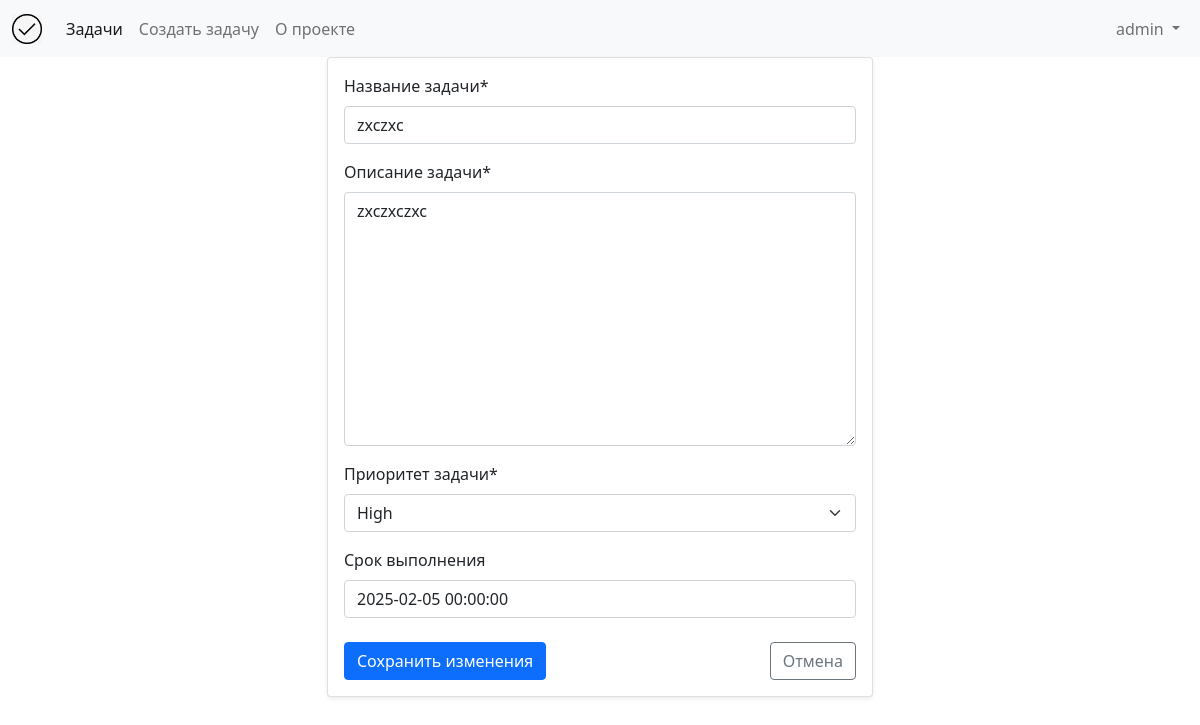
Page /tasks/21/edit/ (signed in) on the committed database.
### tasks/models.py (models this page shows, shortened)
class Task(models.Model):
    TASK_PRIORITY = [
        (1, 'Low'),
        (2, 'Medium'),
        (3, 'High')
    ]
    user = models.ForeignKey(User, verbose_name='Создатель задачи', on_delete=models.CASCADE)
    title = models.CharField(verbose_name='Название задачи', max_length=255)
    description = models.TextField(verbose_name='Описание задачи')
    priority = models.IntegerField(verbose_name='Приоритет задачи', choices=TASK_PRIORITY)
    created_at = models.DateTimeField(verbose_name='Дата создания', auto_now_add=True)
    deadline = models.DateTimeField(verbose_name='Срок выполнения', null=True, blank=True)

### tasks/views.py (the view)
# urls.py: path('<int:pk>/edit/', login_required(TaskEditView.as_view()), name='edit_task'),
class TaskEditView(UpdateView):
    model = Task
    fields = ("title", "description", "priority", "deadline")
    template_name = 'tasks/task_edit.html'
    success_url = reverse_lazy('tasks_list')
    def get_object(self, queryset=None):
        obj = super().get_object(queryset)
        if obj.user != self.request.user:
            raise Http404("Вы не можете редактировать эту задачу")
        return obj

### tasks/templates/tasks/task_edit.html (shortened to what this page needs)
{% extends 'base.html' %}
{% load crispy_forms_tags %}
{% block content %}
<div class="container">
    <div class="row justify-content-center">
        <div class="col-md-8 col-lg-6">
            <div class="card shadow-sm">
                <div class="card-body">
                    <form method="post">
                        {{ form|crispy }}
                        <div class="d-flex justify-content-between mt-4">
                            <button type="submit" class="btn btn-primary">
                                 Сохранить изменения
                            </button>
                            <a href="{% url 'tasks_list' %}" class="btn btn-outline-secondary">
                                 Отмена
                            </a>
                        </div>
                    </form>
                </div>
            </div>
        </div>
    </div>
</div>
{% endblock %}

### templates/base.html (shortened to what this page needs)
{% load static %}
<!DOCTYPE html>
<html lang="en">
<head>
    <link rel="stylesheet" href="{% static 'tasks/styles.css' %}">
    <link rel="stylesheet" href="{% static 'users/styles.css' %}">
   <link href="https://cdn.jsdelivr.net/npm/bootstrap@5.0.2/dist/css/bootstrap.min.css" rel="stylesheet">
</head>
<body>
<nav class="navbar navbar-expand-lg navbar-light bg-light">
  <div class="container-fluid">
    <a class="navbar-brand" href="{% url 'tasks_list' %}">
      <img src="{% static 'tasks/images/images.png' %}" alt="Logo" width="30" height="30" class="d-inline-block align-text-top">
    </a>
    <div class="collapse navbar-collapse" id="navbarNav">
      <ul class="navbar-nav me-auto">
        {% if user.is_authenticated %}
        <li class="nav-item">
          <a class="nav-link active" href="{% url 'tasks_list' %}">Задачи</a>
        </li>
        <li class="nav-item">
          <a class="nav-link" href="{% url 'task_create' %}">Создать задачу</a>
        </li>
        {% endif %}
        <li class="nav-item">
          <a class="nav-link" href="{% url 'about_template' %}">О проекте</a>
        </li>
      </ul>
      <ul class="navbar-nav ms-auto">
        {% if user.is_authenticated %}
        <li class="nav-item dropdown">
          <a class="nav-link dropdown-toggle" href="#" role="button" data-bs-toggle="dropdown">
            {{ user.username }}
          </a>
        </li>
        {% endif %}
      </ul>
    </div>
  </div>
</nav>
{% block content %}
{% endblock %}
</body>
</html>

### rows in the picture
Task: title "zxczxc", description "zxczxczxc", priority "High", deadline "2025-02-05 00:00:00"

### other values in the picture
{{ user.username }} "admin"
